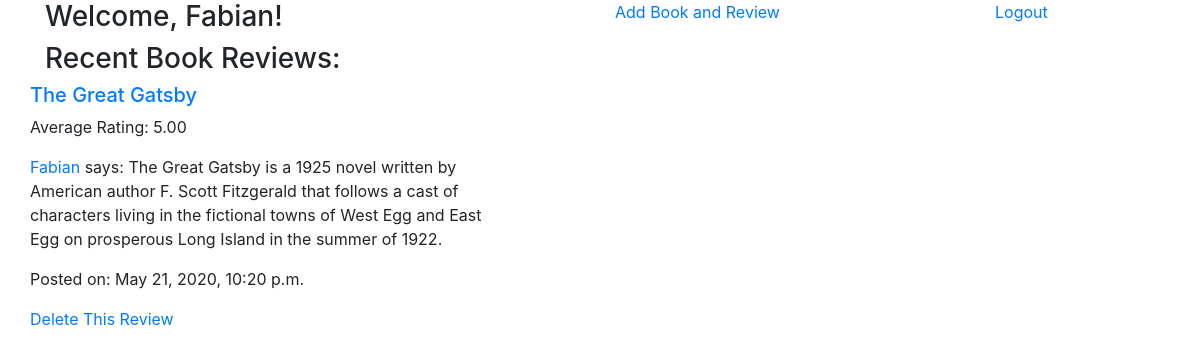
The app's page /books (signed in) with its own data.
### UserApp/models.py (models this page shows)
class User(models.Model):
    first_name = models.CharField(max_length=50)
    last_name = models.CharField(max_length=50)
    email = models.CharField(max_length=50)
    password = models.CharField(max_length=50)
    confpw = models.CharField(max_length=50)
    created_at = models.DateTimeField(auto_now_add=True)
    updated_at = models.DateTimeField(auto_now=True)
    objects = UserManager()

### BookApp/models.py (models this page shows)
class BookReview(models.Model):
    title = models.CharField(max_length=50)
    author = models.CharField(max_length=50)
    description = models.TextField()
    rating = models.IntegerField()
    reviewed_by = models.ManyToManyField(User, related_name="reviewed_book")
    reviewer = models.ForeignKey(User, related_name="reviews_left", on_delete=models.CASCADE)
    created_at = models.DateTimeField(auto_now_add=True)
    updated_at = models.DateTimeField(auto_now=True)

### BookApp/views.py (the view, shortened to what this page needs)
# urls.py: path('', views.books),
def books(request):
    if "user_id" not in request.session:
        return redirect("/")
    if request.method == "GET":
        context = {
            "user": User.objects.get(id=request.session['user_id']),
            "all_books": BookReview.objects.annotate(avg_rating=Avg("rating"))
        }
        return render(request, "books.html", context)

### BookApp/templates/books.html (shortened to what this page needs)
<!DOCTYPE html>
<html lang="en">
<head>
    <link rel="stylesheet" href="https://stackpath.bootstrapcdn.com/bootstrap/4.5.0/css/bootstrap.min.css">
</head>
<body>
    <div class="container">
        <div class="row">
            <h3 class="col-sm-6">Welcome, {{user.first_name}}!</h3>
            <a href="/books/add" class="col-sm-4">Add Book and Review</a>
            <a href="/logout" class="col-sm-2">Logout</a>
        </div>
        <h3>Recent Book Reviews:</h3>
        <div class="row">
            {% for book in all_books %}
            <div class="col-sm-8 row">
                <div class="row">
                    <h5 class="col-sm-12"><a href="">{{book.title}}</a></h5>
                    <p class="col-sm-12">Average Rating: {{book.avg_rating|floatformat:2}}</p>
                </div>
                <div class="row">
                    <p class="col-sm-8"><a href="/user/{{user.id}}">{{user.first_name}} </a>says: {{book.description}}</p>
                </div>
                <div class="row">
                    <p class="col-sm-12">Posted on: {{book.updated_at}}</p>
                    {% if book.reviewer.id == user.id %}
                    <a href="" class="col-sm-12">Delete This Review</a>
                    {% endif %}
                </div>
                {% endfor %}
            </div>
        </div>
    </div>
</body>
</html>

### records on screen
User: first_name "Fabian"
BookReview: title "The Great Gatsby", avg_rating "5.00", description "The Great Gatsby is a 1925 novel written by American author F. Scott Fitzgerald that follows a cast of characters living in the fictional towns of West Egg and East Egg on prosperous Long Island in the summer of 1922.", updated_at "May 21, 2020, 10:20 p.m.", shows "Delete This Review"
